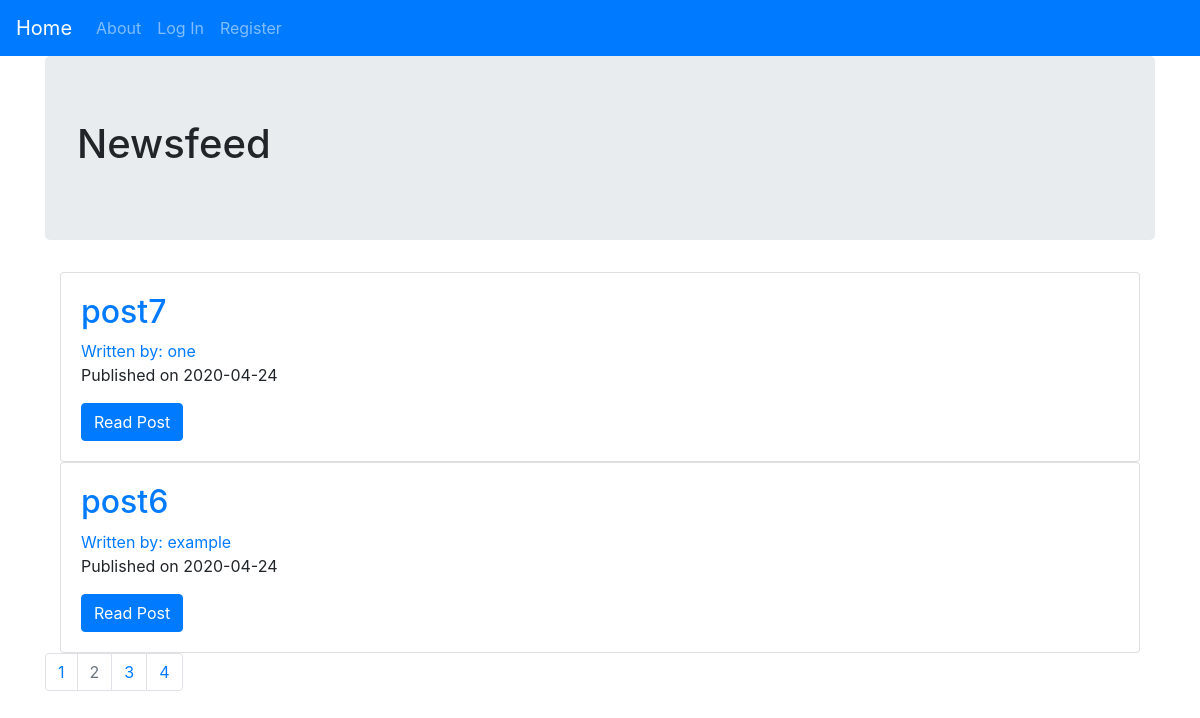
Screenshot of /?page=2 with the database file from the repository.
### blog/models.py (models this page shows, shortened)
class BlogPost(db.Model):
    __tablename__ = 'blogposts'
    users = db.relationship(User)
    id = db.Column(db.Integer, primary_key=True)
    user_id = db.Column(db.Integer,
                        db.ForeignKey('users.id'),
                        nullable=False)
    date = db.Column(db.DateTime,
                     nullable=False,
                     default=datetime.utcnow)
    title = db.Column(db.String(140), nullable=False)
    text = db.Column(db.Text, nullable=False)

class User(db.Model, UserMixin):
    __tablename__ = 'users'
    id = db.Column(db.Integer, primary_key=True)
    profile_image = db.Column(db.String(64),
                              nullable=False,
                              default='default_profile.png')
    email = db.Column(db.String(64),
                      unique=True,
                      index=True)
    username = db.Column(db.String(64),
                         unique=True,
                         index=True)
    password_hash = db.Column(db.String(128))
    posts = db.relationship('BlogPost', backref='author', lazy=True)

### blog/core/views.py (the view)
@core.route('/')
def index():
    page = request.args.get('page', 1, type=int)
    posts = BlogPost.query.order_by(BlogPost.date.desc()).paginate(
        page=page, per_page=2)
    return render_template('index.html', posts=posts)

### blog/templates/index.html
{% extends 'base.html' %}
{% block content %}
    <div class='jumbotron' id='newsfeedhead'>
        <h1>Newsfeed</h1>
    </div>
    <div class='container'>
        {% for post in posts.items %}
        <div class='card'>
            <div class='card-body'>
                <h2> <a class = 'card-title' href="{{url_for('blog_posts.blog_post', blog_post_id=post.id)}}">{{post.title}}</a></h2>
                <a href="{{url_for('users.user_posts', username=post.author.username)}}"> Written by: {{post.author.username}}</a>
                <p>Published on {{post.date.strftime('%Y-%m-%d')}}</p>
                <a class='btn btn-primary' href="{{url_for('blog_posts.blog_post', blog_post_id=post.id)}}">Read Post</a>
            </div>
        </div>
        {% endfor %}
    </div>
    <nav aria-label="Page navigation example">
        <ul class="pagination justify_content_center">
            {% for page_number in posts.iter_pages(left_edge=1, right_edge=2, left_current=1, right_current=2) %}
            {% if posts.page==page_number%}
                <li class="page-item disabled">
                    <a class="page-link" href="{{url_for('core.index', page=page_number)}}">{{page_number}}</a>
                </li>
            {% else %}
                <li class="page-item">
                    <a class="page-link" href="{{url_for('core.index', page=page_number)}}">{{page_number}}</a>
                </li>
            {% endif %}
            {% endfor %}
        </ul>
      </nav>
{% endblock %}

### rows the page displays
BlogPost: title "post7", author.username "one", date "2020-04-24"
BlogPost: title "post6", author.username "example", date "2020-04-24"

### other values shown
{{ page_number }} "1" "3" "4"
{{ page_number }} "2"
